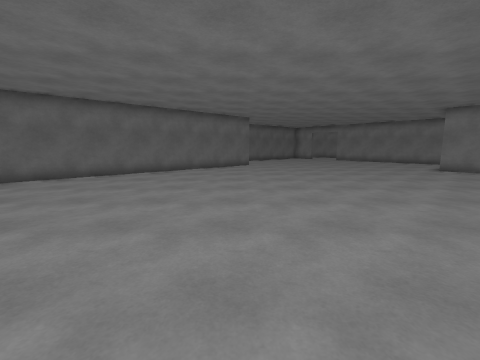
View 1 (above)

16 first-person views from a walk through a 3-D level made in the Unity game engine. The camera is 1.4 m above the floor, tilts 8° down and sees 90° across. The floor is counted in squares, 1 m on a side. Each view is taken from the middle of a square. On the plan, view 1 faces up. The plan holds only what a view shows up to about 13 squares ahead; the rest is blank. The place goes on beyond the plan.

View 2
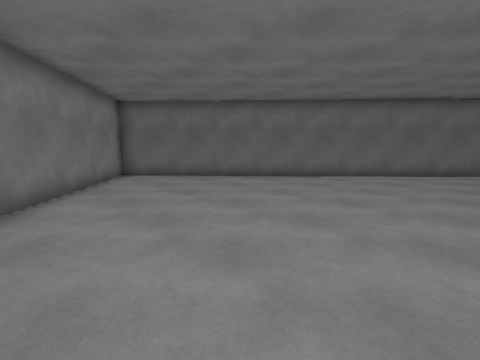

View 3
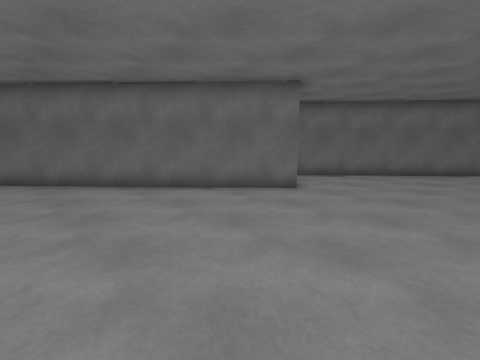

View 4
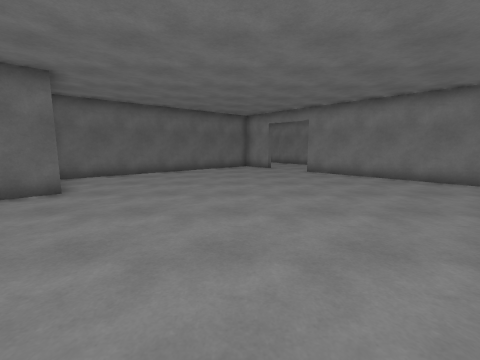

View 5
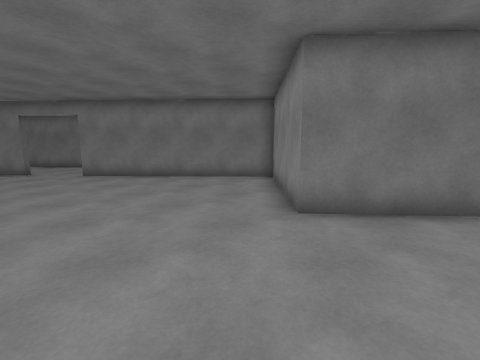

View 6
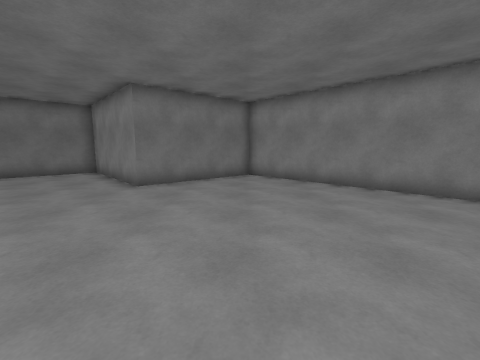

View 7
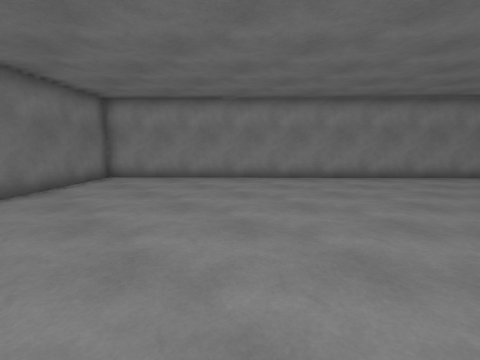

View 8
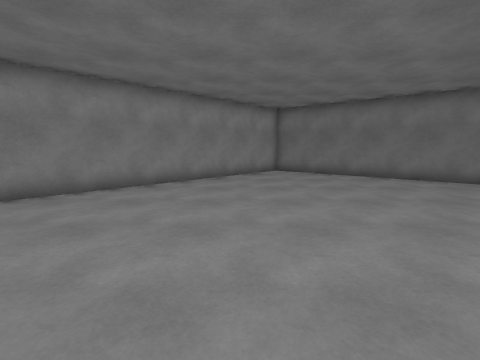

View 9
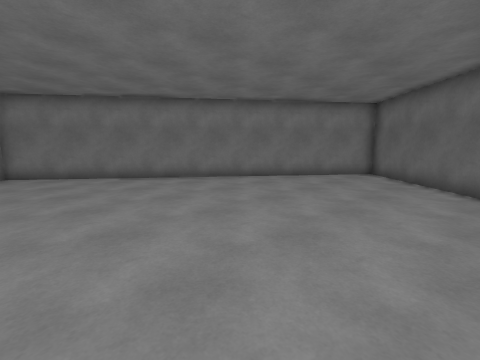

View 10
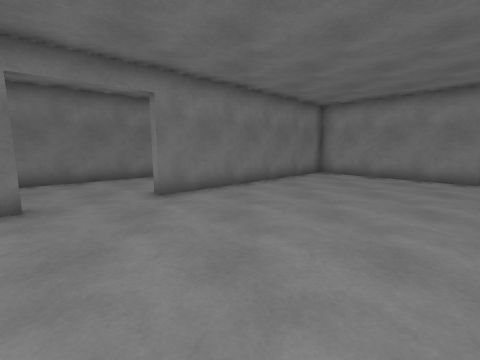

View 11
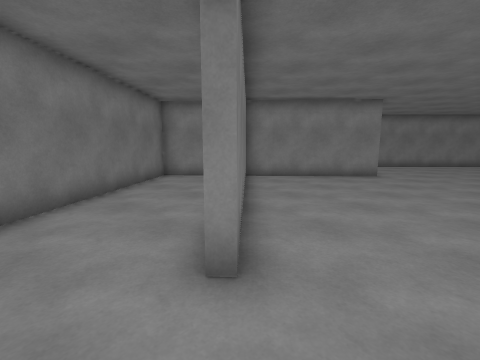

View 12
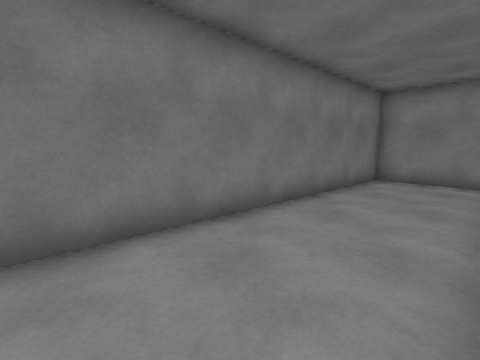

View 13
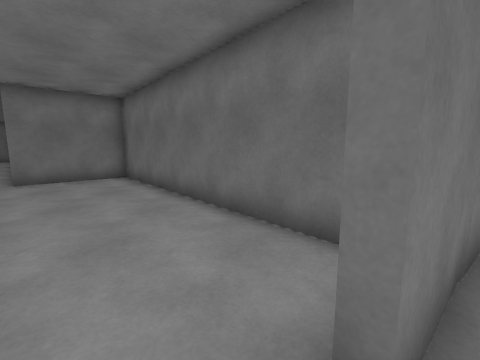

View 14
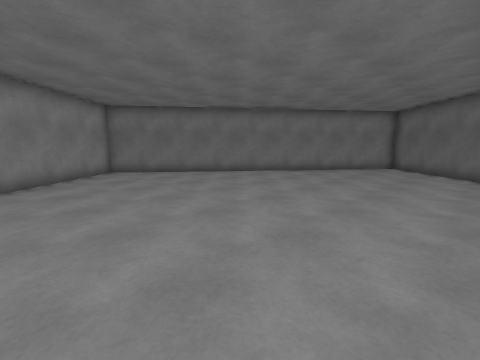

View 15
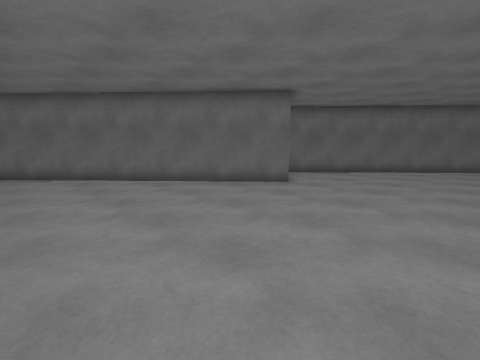

View 16
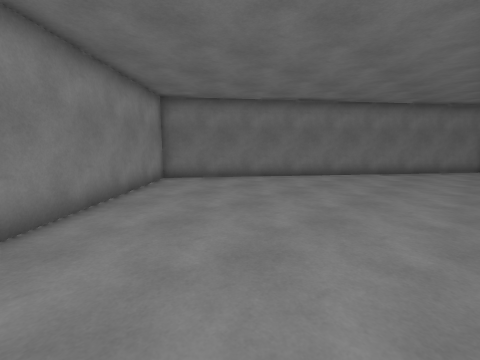

### Floor plan
Points are (right, up) in squares from view 1. A wall is a line through its corners. A room is listed if a view was taken in it or the views show most of it. See-through windows are left out.
Room 1 (views 1, 2, 3, 4, 5, 6, 7, 8, 9, 10, 11, 14, 15, 16)
walls: (7.8, 26.4) (6.9, 27.3); (6.1, 27.7) (-1.9, 20.8) (0.7, 18) (-12.3, 6.2) (0.9, -3.9) (14.9, 9.6) (11.3, 13.6) (15.9, 17.7) (9.7, 24.3)
ways out: opening at (8.5, 25.5) to room 2
Room 2 (views 12, 13)
walls: (9.7, 24.3) (10, 24.6); (16.6, 18.4) (18.8, 20.4) (11, 29.5); (6, 29) (8.1, 26.6)
ways out: opening at (8.5, 25.5) to room 1

Where each view was taken, in squares from view 1:
view 1: 0 up, 0 right, facing up
view 2: 2 up, 0 right, facing up-left
view 3: 11 up, 5 right, facing up-left
view 4: 11 up, 6 right, facing up
view 5: 11 up, 7 right, facing up-right
view 6: 10 up, 3 right, facing right
view 7: 13 up, 3 right, facing down-right
view 8: 10 up, 3 right, facing down
view 9: 10 up, 1 right, facing down-left
view 10: 22 up, 3 right, facing right
view 11: 26 up, 8 right, facing down-right
view 12: 26 up, 9 right, facing right
view 13: 26 up, 9 right, facing left
view 14: 10 up, 5 right, facing down-left
view 15: 10 up, 6 right, facing up-left
view 16: 6 up, 6 right, facing down-left
